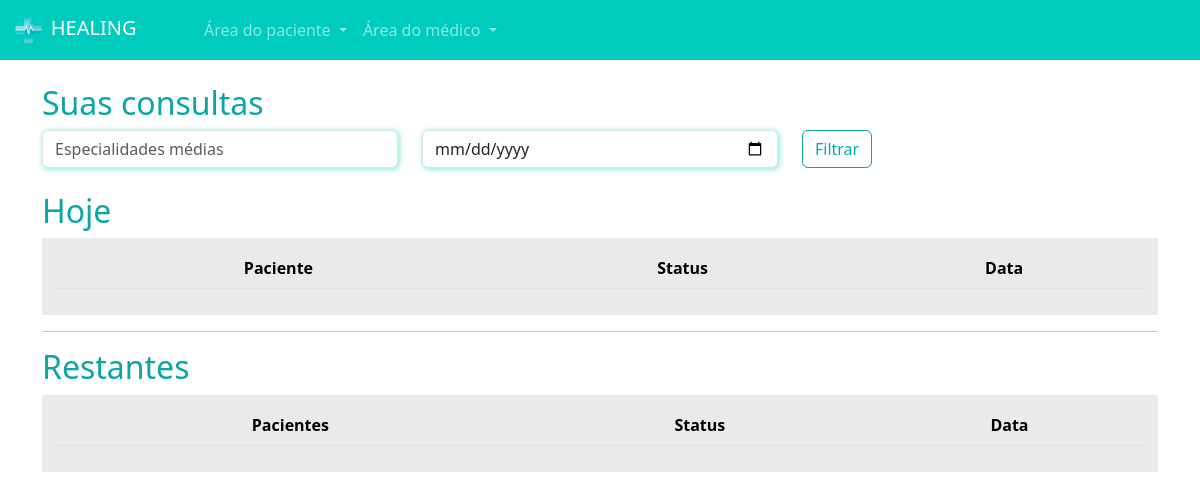
Page /medicos/consultas_medico/ (signed in) on the earlier database version.
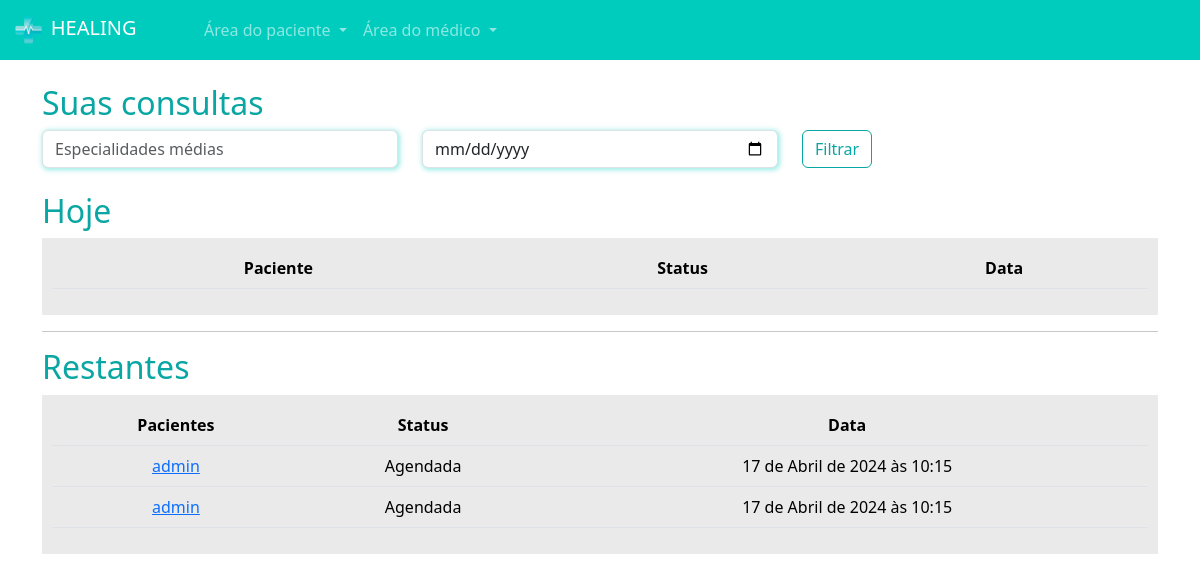
Same page on the later database version.
### paciente/models.py (models this page shows, shortened)
class Consulta(models.Model):
    status_choices = (
        ('A', 'Agendada'),
        ('F', 'Finalizada'),
        ('C', 'Cancelada'),
        ('I', 'Iniciada')
    )
    paciente = models.ForeignKey(User, on_delete=models.DO_NOTHING)
    data_aberta = models.ForeignKey(DatasAbertas, on_delete=models.DO_NOTHING)
    status = models.CharField(max_length=1, choices=status_choices, default='A')
    link = models.URLField(null=True, blank=True)

### medico/models.py (models this page shows, shortened)
class DatasAbertas(models.Model):
    data = models.DateTimeField()
    user = models.ForeignKey(User, on_delete=models.DO_NOTHING)
    agendado = models.BooleanField(default=False)

### medico/views.py (the view)
# urls.py: path('consultas_medico/', views.consultas_medico, name="consultas_medico"),
def consultas_medico(request):
    if not is_medico(request.user):
        messages.add_message(request, constants.WARNING, 'Somente médicos podem acessar essa página.')
        return redirect('/usuarios/sair')
    hoje = datetime.now().date()
    consultas_hoje = Consulta.objects.filter(data_aberta__user=request.user).filter(data_aberta__data__gte=hoje).filter(data_aberta__data__lt=hoje + timedelta(days=1))
    consultas_restantes = Consulta.objects.exclude(id__in=consultas_hoje.values('id'))
    return render(request, 'consultas_medico.html', {'consultas_hoje': consultas_hoje, 'consultas_restantes': consultas_restantes, 'is_medico': is_medico(request.user)})

### medico/models.py (called while the page is built)
def is_medico(user):
    return DadosMedico.objects.filter(user=user).exists()

### medico/templates/consultas_medico.html (shortened to what this page needs)
{% extends "base.html" %}
{% load static %}
{% block 'head' %}
    <link rel="stylesheet" href="{% static 'medicos/css/abrir_horario.css' %}">
    <link rel="stylesheet" href="{% static 'usuarios/css/usuarios.css' %}">
    <link rel="stylesheet" href="{% static 'medicos/css/cadastro_medico.css' %}">
    <link rel="stylesheet" href="{% static 'pacientes/css/home.css' %}">
    <link rel="stylesheet" href="https://cdn.jsdelivr.net/npm/bootstrap-icons@1.11.3/font/bootstrap-icons.min.css">
{% endblock 'head' %}
{% block 'body' %}
{% include "partials/navbar.html" %}
    <div class="container">
        <br>
        <h2><span class="color-dark">Suas consultas</span></h2>
        <div class="row">
            <div class="col-md">
                <input type="text" name="especialidades" id="" class="form-control shadow-main-color" placeholder="Especialidades médias">
            </div>
            <div class="col-md">
                <input type="date" name="data" id="" class="form-control shadow-main-color" placeholder="Data da consulta">
            </div>
            <div class="col-md">
                <input type="submit" value="Filtrar" class="btn btn-dark-color-outline">
            </div>
        </div>
        <br>
        <h2><span class="color-dark">Hoje</span></h2>
        <div class="list-minhas-consultas">
            <table class="table">
                <thead>
                  <tr>
                    <th scope="col">Paciente</th>
                    <th scope="col">Status</th>
                    <th scope="col">Data</th>
                  </tr>
                </thead>
              </table>
        </div>
        <hr>
        <h2><span class="color-dark">Restantes</span></h2>
        <div class="list-minhas-consultas">
            <table class="table">
                <thead>
                  <tr>
                    <th scope="col">Pacientes</th>
                    <th scope="col">Status</th>
                    <th scope="col">Data</th>
                  </tr>
                </thead>
                <tbody>
                    {% for consulta in consultas_restantes  %}
                        <tr>
                            <td><a href="{% url 'consulta_area_medico' consulta.id %}">{{consulta.paciente}}</a></td>
                            <td>{{consulta.get_status_display}}</td>
                            <td>{{consulta.data_aberta.data}}</td>
                        </tr>
                    {% endfor %}
                </tbody>
              </table>
        </div>
    </div>
{% endblock 'body' %}

Differences in the rows shown:
added Consulta: paciente "admin", status "Agendada", data_aberta.data "17 de Abril de 2024 às 10:15"
added Consulta: paciente "admin", status "Agendada", data_aberta.data "17 de Abril de 2024 às 10:15"
